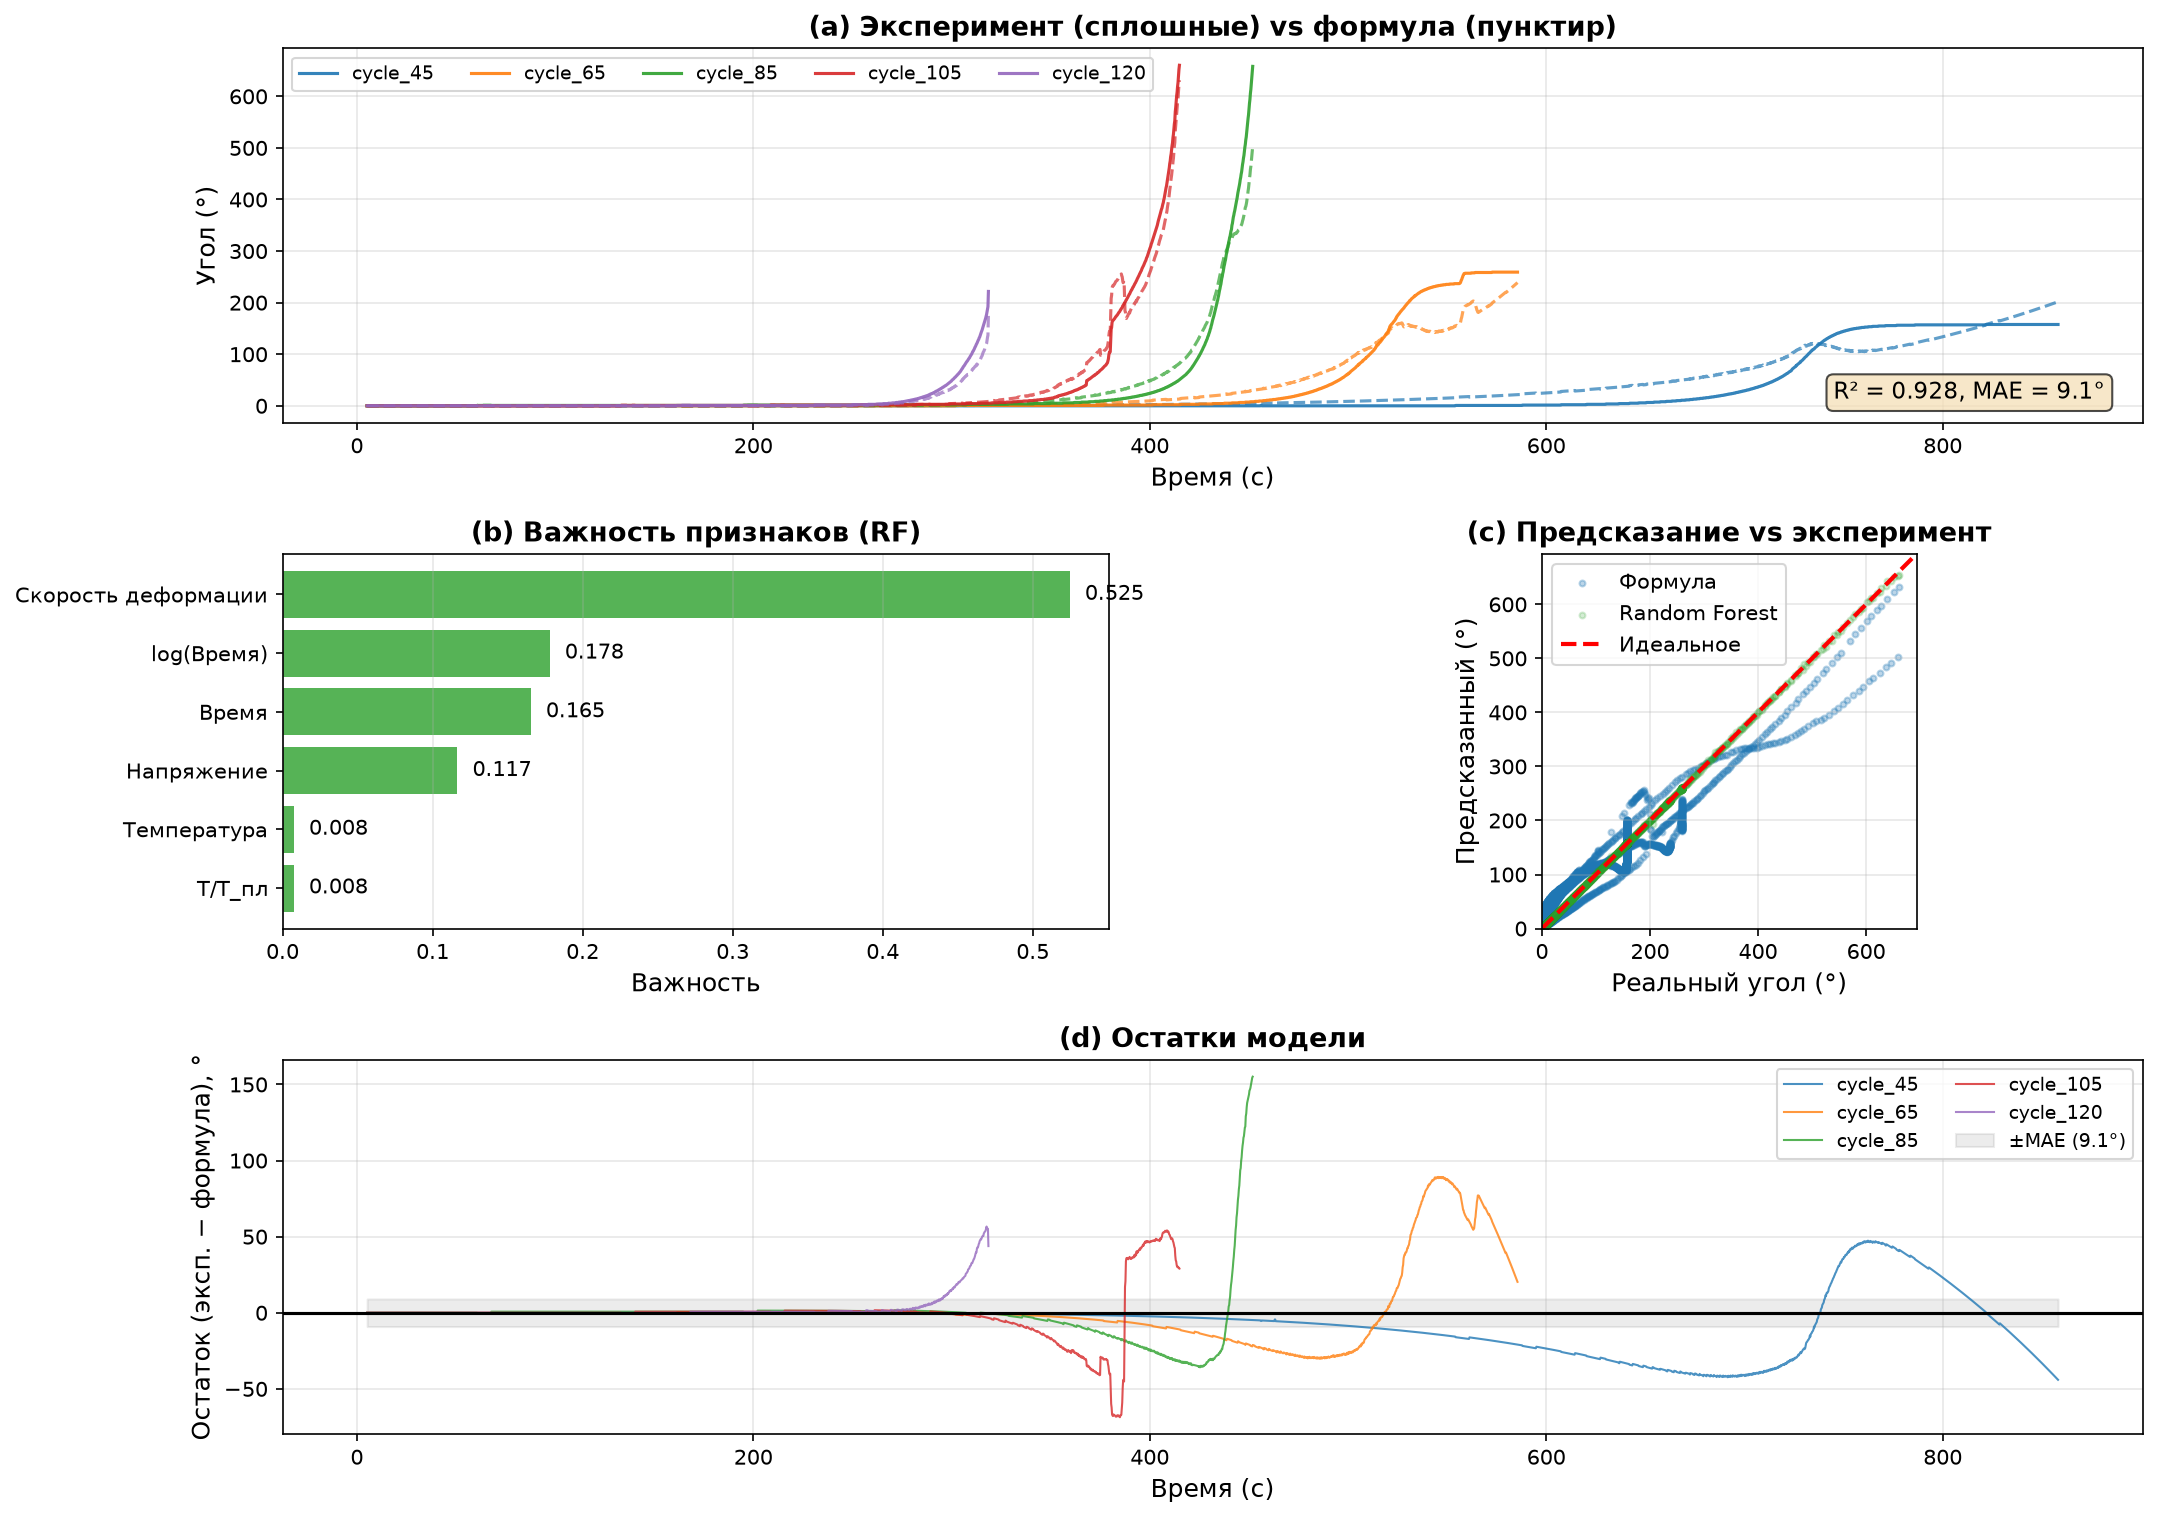

The script that saved this image:
import pandas as pd
import numpy as np
import matplotlib
matplotlib.use("Agg")
import matplotlib.pyplot as plt
from matplotlib.gridspec import GridSpec

from sklearn.ensemble import RandomForestRegressor
from sklearn.metrics import r2_score, mean_absolute_error

# ============================================================
# 1. ЗАГРУЗКА
# ============================================================
df = pd.read_csv("all_cycles_final.csv")
df = df.dropna(subset=["Угол_град", "Скорость", "Время",
                        "Напряжение_цикла", "Температура"])

# Физические признаки
df["T_gom"] = (df["Температура"] + 273.15) / 933.0
df["log_Время"] = np.log1p(df["Время"])

feature_cols = ["Температура", "Время", "Скорость",
                "T_gom", "log_Время", "Напряжение_цикла"]

X = df[feature_cols]
y = df["Угол_град"]

# ============================================================
# 2. ФОРМУЛА (наша!)
# ============================================================
def our_formula(sigma, t, v):
    """угол = 0.097 * exp(0.13 * σ * (ln(t) - 5.45)) + 7.5 * v"""
    return 0.097 * np.exp(0.13 * sigma * (np.log1p(t) - 5.45)) + 7.5 * v

df["Угол_формула"] = our_formula(
    df["Напряжение_цикла"].values,
    df["Время"].values,
    df["Скорость"].values,
)

# ============================================================
# 3. ОБУЧАЕМ RANDOM FOREST (для важности признаков)
# ============================================================
rf = RandomForestRegressor(n_estimators=200, random_state=42, n_jobs=-1)
rf.fit(X, y)
df["Угол_RF"] = rf.predict(X)

# Метрики
r2_formula = r2_score(y, df["Угол_формула"])
mae_formula = mean_absolute_error(y, df["Угол_формула"])
r2_rf = r2_score(y, df["Угол_RF"])
mae_rf = mean_absolute_error(y, df["Угол_RF"])

print("=" * 60)
print("МЕТРИКИ ДЛЯ СТАТЬИ")
print("=" * 60)
print(f"Формула:      R² = {r2_formula:.4f}, MAE = {mae_formula:.2f}°")
print(f"Random Forest: R² = {r2_rf:.4f}, MAE = {mae_rf:.2f}°")

# ============================================================
# 4. СОБИРАЕМ ФИГУРУ (2 x 2)
# ============================================================
fig = plt.figure(figsize=(16, 12))
gs = GridSpec(2, 2, figure=fig, hspace=0.3, wspace=0.25)

colors = {
    "cycle_45":  "#1f77b4",
    "cycle_65":  "#ff7f0e",
    "cycle_85":  "#2ca02c",
    "cycle_105": "#d62728",
    "cycle_120": "#9467bd",
}

# ------------------------------------------------------------
# ПАНЕЛЬ 1: Все циклы с формулой
# ------------------------------------------------------------
ax1 = fig.add_subplot(gs[0, :])

for cycle in df["Цикл"].unique():
    s = df[df["Цикл"] == cycle].sort_values("Время")
    color = colors.get(cycle, "gray")
    ax1.plot(s["Время"], s["Угол_град"], color=color, linewidth=1.5,
             alpha=0.9, label=f"{cycle} (эксперимент)")
    ax1.plot(s["Время"], s["Угол_формула"], color=color, linewidth=1.5,
             linestyle="--", alpha=0.7)

ax1.set_xlabel("Время (с)", fontsize=12)
ax1.set_ylabel("Угол закручивания (°)", fontsize=12)
ax1.set_title("(a) Эксперимент (сплошные) vs формула (пунктир)",
              fontsize=13, fontweight="bold")
ax1.grid(True, alpha=0.3)
ax1.legend(loc="upper left", fontsize=10, ncol=2)

# Аннотация
ax1.text(0.98, 0.05, f"R² = {r2_formula:.3f}, MAE = {mae_formula:.1f}°",
         transform=ax1.transAxes, fontsize=11, ha="right", va="bottom",
         bbox=dict(boxstyle="round", facecolor="wheat", alpha=0.7))

# ------------------------------------------------------------
# ПАНЕЛЬ 2: Важность признаков (RF)
# ------------------------------------------------------------
ax2 = fig.add_subplot(gs[1, 0])

importances = rf.feature_importances_
sorted_idx = np.argsort(importances)

# Красивые имена
nice_names = {
    "Температура": "Температура",
    "Время": "Время",
    "Скорость": "Скорость деформации",
    "T_gom": "T/T_пл",
    "log_Время": "log(Время)",
    "Напряжение_цикла": "Напряжение",
}

labels = [nice_names.get(feature_cols[i], feature_cols[i]) for i in sorted_idx]
values = importances[sorted_idx]

bars = ax2.barh(labels, values, color="#2ca02c", alpha=0.8)
ax2.set_xlabel("Важность признака", fontsize=12)
ax2.set_title("(b) Важность признаков (Random Forest)",
              fontsize=13, fontweight="bold")
ax2.grid(True, alpha=0.3, axis="x")

# Значения на барах
for bar, val in zip(bars, values):
    ax2.text(val + 0.01, bar.get_y() + bar.get_height() / 2,
             f"{val:.3f}", va="center", fontsize=10)

# ------------------------------------------------------------
# ПАНЕЛЬ 3: Предсказание vs реальность
# ------------------------------------------------------------
ax3 = fig.add_subplot(gs[1, 1])

ax3.scatter(y, df["Угол_формула"], alpha=0.3, s=8, color="#1f77b4",
            label="Формула")
ax3.scatter(y, df["Угол_RF"], alpha=0.2, s=8, color="#2ca02c",
            label="Random Forest")

lims = [0, max(y.max(), df["Угол_формула"].max()) * 1.05]
ax3.plot(lims, lims, "r--", linewidth=2, label="Идеальное")

ax3.set_xlim(lims)
ax3.set_ylim(lims)
ax3.set_xlabel("Реальный угол (°)", fontsize=12)
ax3.set_ylabel("Предсказанный угол (°)", fontsize=12)
ax3.set_title("(c) Предсказание vs эксперимент",
              fontsize=13, fontweight="bold")
ax3.legend(loc="upper left", fontsize=10)
ax3.grid(True, alpha=0.3)
ax3.set_aspect("equal")

# ------------------------------------------------------------
# ПАНЕЛЬ 4: Остатки
# ------------------------------------------------------------
# Создаём 4-ю ось вручную поверх грида
ax4 = fig.add_subplot(gs[1, :])
ax4.remove()  # убираем — переделаем сетку

# Пересобираем фигуру с 3 строками
fig.clear()
gs = GridSpec(3, 2, figure=fig, hspace=0.35, wspace=0.25,
              height_ratios=[1, 1, 1])

# Панель 1 — на всю ширину
ax1 = fig.add_subplot(gs[0, :])
for cycle in df["Цикл"].unique():
    s = df[df["Цикл"] == cycle].sort_values("Время")
    color = colors.get(cycle, "gray")
    ax1.plot(s["Время"], s["Угол_град"], color=color, linewidth=1.5,
             alpha=0.9, label=f"{cycle}")
    ax1.plot(s["Время"], s["Угол_формула"], color=color, linewidth=1.5,
             linestyle="--", alpha=0.7)

ax1.set_xlabel("Время (с)", fontsize=12)
ax1.set_ylabel("Угол (°)", fontsize=12)
ax1.set_title("(a) Эксперимент (сплошные) vs формула (пунктир)",
              fontsize=13, fontweight="bold")
ax1.grid(True, alpha=0.3)
ax1.legend(loc="upper left", fontsize=9, ncol=5)
ax1.text(0.98, 0.05, f"R² = {r2_formula:.3f}, MAE = {mae_formula:.1f}°",
         transform=ax1.transAxes, fontsize=11, ha="right", va="bottom",
         bbox=dict(boxstyle="round", facecolor="wheat", alpha=0.7))

# Панель 2 — важность признаков
ax2 = fig.add_subplot(gs[1, 0])
bars = ax2.barh(labels, values, color="#2ca02c", alpha=0.8)
ax2.set_xlabel("Важность", fontsize=12)
ax2.set_title("(b) Важность признаков (RF)", fontsize=13, fontweight="bold")
ax2.grid(True, alpha=0.3, axis="x")
for bar, val in zip(bars, values):
    ax2.text(val + 0.01, bar.get_y() + bar.get_height() / 2,
             f"{val:.3f}", va="center", fontsize=10)

# Панель 3 — предсказание vs реальность
ax3 = fig.add_subplot(gs[1, 1])
ax3.scatter(y, df["Угол_формула"], alpha=0.3, s=8, color="#1f77b4",
            label="Формула")
ax3.scatter(y, df["Угол_RF"], alpha=0.2, s=8, color="#2ca02c",
            label="Random Forest")
lims = [0, max(y.max(), df["Угол_формула"].max()) * 1.05]
ax3.plot(lims, lims, "r--", linewidth=2, label="Идеальное")
ax3.set_xlim(lims); ax3.set_ylim(lims)
ax3.set_xlabel("Реальный угол (°)", fontsize=12)
ax3.set_ylabel("Предсказанный (°)", fontsize=12)
ax3.set_title("(c) Предсказание vs эксперимент", fontsize=13, fontweight="bold")
ax3.legend(loc="upper left", fontsize=10)
ax3.grid(True, alpha=0.3)
ax3.set_aspect("equal")

# Панель 4 — остатки
ax4 = fig.add_subplot(gs[2, :])

for cycle in df["Цикл"].unique():
    s = df[df["Цикл"] == cycle].sort_values("Время")
    color = colors.get(cycle, "gray")
    residuals = s["Угол_град"] - s["Угол_формула"]
    ax4.plot(s["Время"], residuals, color=color, linewidth=1,
             alpha=0.8, label=cycle)

ax4.axhline(0, color="black", linewidth=1.5, linestyle="-")
ax4.fill_between(df["Время"].sort_values(),
                 -mae_formula, mae_formula,
                 color="gray", alpha=0.15, label=f"±MAE ({mae_formula:.1f}°)")

ax4.set_xlabel("Время (с)", fontsize=12)
ax4.set_ylabel("Остаток (эксп. − формула), °", fontsize=12)
ax4.set_title("(d) Остатки модели", fontsize=13, fontweight="bold")
ax4.grid(True, alpha=0.3)
ax4.legend(loc="upper right", fontsize=9, ncol=2)

# Сохраняем
plt.savefig("final_report.png", dpi=150, bbox_inches="tight",
            facecolor="white")
print("\n✅ Финальный отчёт: final_report.png")

# Дополнительно — статистика остатков
residuals_all = y - df["Угол_формула"]
print("\n=== СТАТИСТИКА ОСТАТКОВ ===")
print(f"Средний остаток: {residuals_all.mean():.2f}° (должен быть ~0)")
print(f"Стд. отклонение: {residuals_all.std():.2f}°")
print(f"Макс. переоценка: {residuals_all.min():.2f}°")
print(f"Макс. недооценка: {residuals_all.max():.2f}°")
